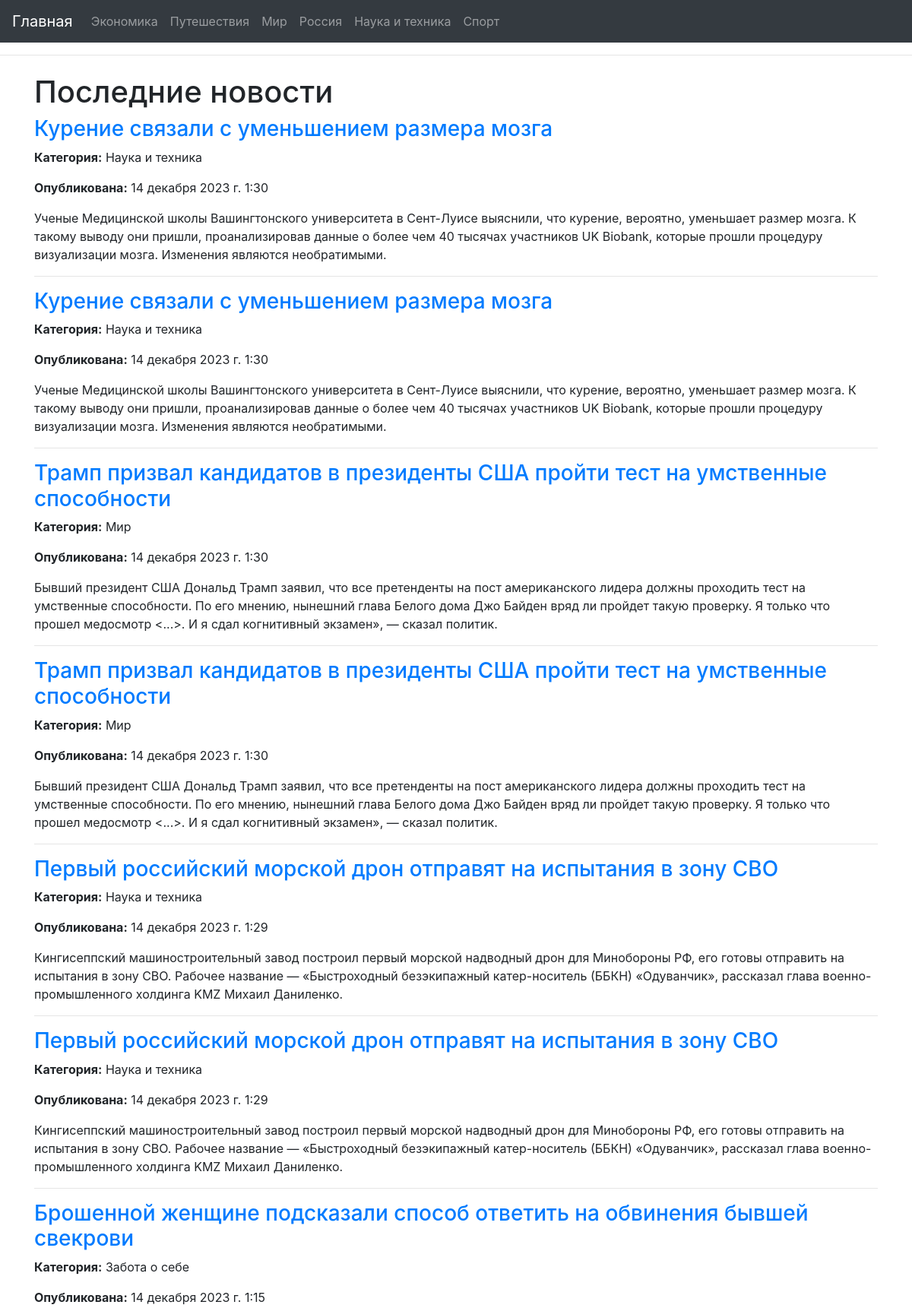
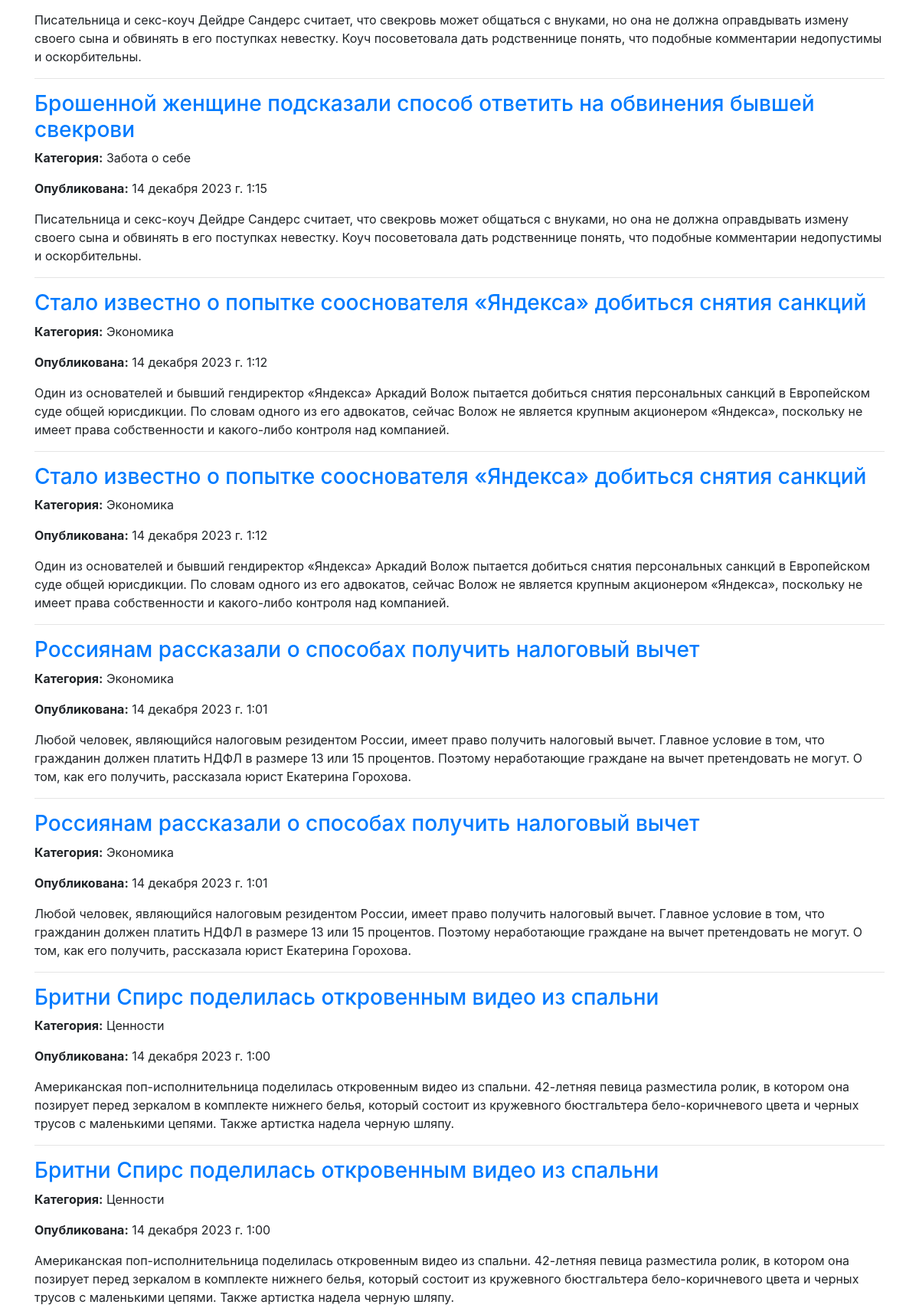
The page /home/?page=90 (upper part) on the database its author committed (2 pictures, top to bottom).
### newsapp/models.py (models this page shows, shortened)
class News(models.Model):
    title = models.CharField(max_length=200)
    link = models.URLField()
    summary = models.TextField()
    published = models.DateTimeField()
    category = models.CharField(max_length=100)

### newsapp/views.py (the view)
# urls.py: 2. Add a URL to urlpatterns:  path('', views.home, name='home')
def home(request):
    all_news = News.objects.all().order_by('-published')
    paginator = Paginator(all_news, 20)
    page = request.GET.get('page', 1)
    try:
        news = paginator.page(page)
    except PageNotAnInteger:
        news = paginator.page(1)
    except EmptyPage:
        news = paginator.page(paginator.num_pages)
    return render(request, 'newsapp/home.html', {'news': news})

### templates/newsapp/home.html (shortened to what this page needs)
{% extends 'newsapp/base.html' %}
{% block content %}
  <h1>Последние новости</h1>
  {% for new in news %}
    <div class="news-item">
      <h3><a href="{{ new.link }}" target="_blank">{{ new.title }}</a></h3>
      <p><strong>Категория:</strong> {{ new.category }}</p>
      <p><strong>Опубликована:</strong> {{ new.published }}</p>
      <p>{{ new.summary }}</p>
    </div>
    <hr>
  {% endfor %}
{% endblock %}

### rows shown on the page
News: title "Курение связали с уменьшением размера мозга", category "Наука и техника", published "14 декабря 2023 г. 1:30", summary "Ученые Медицинской школы Вашингтонского университета в Сент-Луисе выяснили, что курение, вероятно, уменьшает размер мозга. К такому выводу они пришли, проанализировав данные о более чем 40 тысячах участников UK Biobank, которые прошли процедуру визуализации мозга. Изменения являются необратимыми."
News: title "Курение связали с уменьшением размера мозга", category "Наука и техника", published "14 декабря 2023 г. 1:30", summary "Ученые Медицинской школы Вашингтонского университета в Сент-Луисе выяснили, что курение, вероятно, уменьшает размер мозга. К такому выводу они пришли, проанализировав данные о более чем 40 тысячах участников UK Biobank, которые прошли процедуру визуализации мозга. Изменения являются необратимыми."
News: title "Трамп призвал кандидатов в президенты США пройти тест на умственные способности", category "Мир", published "14 декабря 2023 г. 1:30", summary "Бывший президент США Дональд Трамп заявил, что все претенденты на пост американского лидера должны проходить тест на умственные способности. По его мнению, нынешний глава Белого дома Джо Байден вряд ли пройдет такую проверку. Я только что прошел медосмотр <...>. И я сдал когнитивный экзамен», — сказал политик."
News: title "Трамп призвал кандидатов в президенты США пройти тест на умственные способности", category "Мир", published "14 декабря 2023 г. 1:30", summary "Бывший президент США Дональд Трамп заявил, что все претенденты на пост американского лидера должны проходить тест на умственные способности. По его мнению, нынешний глава Белого дома Джо Байден вряд ли пройдет такую проверку. Я только что прошел медосмотр <...>. И я сдал когнитивный экзамен», — сказал политик."
News: title "Первый российский морской дрон отправят на испытания в зону СВО", category "Наука и техника", published "14 декабря 2023 г. 1:29", summary "Кингисеппский машиностроительный завод построил первый морской надводный дрон для Минобороны РФ, его готовы отправить на испытания в зону СВО. Рабочее название — «Быстроходный безэкипажный катер-носитель (ББКН) «Одуванчик», рассказал глава военно-промышленного холдинга KMZ Михаил Даниленко."
News: title "Первый российский морской дрон отправят на испытания в зону СВО", category "Наука и техника", published "14 декабря 2023 г. 1:29", summary "Кингисеппский машиностроительный завод построил первый морской надводный дрон для Минобороны РФ, его готовы отправить на испытания в зону СВО. Рабочее название — «Быстроходный безэкипажный катер-носитель (ББКН) «Одуванчик», рассказал глава военно-промышленного холдинга KMZ Михаил Даниленко."
News: title "Брошенной женщине подсказали способ ответить на обвинения бывшей свекрови", category "Забота о себе", published "14 декабря 2023 г. 1:15", summary "Писательница и секс-коуч Дейдре Сандерс считает, что свекровь может общаться с внуками, но она не должна оправдывать измену своего сына и обвинять в его поступках невестку. Коуч посоветовала дать родственнице понять, что подобные комментарии недопустимы и оскорбительны."
News: title "Брошенной женщине подсказали способ ответить на обвинения бывшей свекрови", category "Забота о себе", published "14 декабря 2023 г. 1:15", summary "Писательница и секс-коуч Дейдре Сандерс считает, что свекровь может общаться с внуками, но она не должна оправдывать измену своего сына и обвинять в его поступках невестку. Коуч посоветовала дать родственнице понять, что подобные комментарии недопустимы и оскорбительны."
News: title "Стало известно о попытке сооснователя «Яндекса» добиться снятия санкций", category "Экономика", published "14 декабря 2023 г. 1:12", summary "Один из основателей и бывший гендиректор «Яндекса» Аркадий Волож пытается добиться снятия персональных санкций в Европейском суде общей юрисдикции. По словам одного из его адвокатов, сейчас Волож не является крупным акционером «Яндекса», поскольку не имеет права собственности и какого-либо контроля над компанией."
News: title "Стало известно о попытке сооснователя «Яндекса» добиться снятия санкций", category "Экономика", published "14 декабря 2023 г. 1:12", summary "Один из основателей и бывший гендиректор «Яндекса» Аркадий Волож пытается добиться снятия персональных санкций в Европейском суде общей юрисдикции. По словам одного из его адвокатов, сейчас Волож не является крупным акционером «Яндекса», поскольку не имеет права собственности и какого-либо контроля над компанией."
News: title "Россиянам рассказали о способах получить налоговый вычет", category "Экономика", published "14 декабря 2023 г. 1:01", summary "Любой человек, являющийся налоговым резидентом России, имеет право получить налоговый вычет. Главное условие в том, что гражданин должен платить НДФЛ в размере 13 или 15 процентов. Поэтому неработающие граждане на вычет претендовать не могут. О том, как его получить, рассказала юрист Екатерина Горохова."
News: title "Россиянам рассказали о способах получить налоговый вычет", category "Экономика", published "14 декабря 2023 г. 1:01", summary "Любой человек, являющийся налоговым резидентом России, имеет право получить налоговый вычет. Главное условие в том, что гражданин должен платить НДФЛ в размере 13 или 15 процентов. Поэтому неработающие граждане на вычет претендовать не могут. О том, как его получить, рассказала юрист Екатерина Горохова."
News: title "Бритни Спирс поделилась откровенным видео из спальни", category "Ценности", published "14 декабря 2023 г. 1:00", summary "Американская поп-исполнительница поделилась откровенным видео из спальни. 42-летняя певица разместила ролик, в котором она позирует перед зеркалом в комплекте нижнего белья, который состоит из кружевного бюстгальтера бело-коричневого цвета и черных трусов с маленькими цепями. Также артистка надела черную шляпу."
News: title "Бритни Спирс поделилась откровенным видео из спальни", category "Ценности", published "14 декабря 2023 г. 1:00", summary "Американская поп-исполнительница поделилась откровенным видео из спальни. 42-летняя певица разместила ролик, в котором она позирует перед зеркалом в комплекте нижнего белья, который состоит из кружевного бюстгальтера бело-коричневого цвета и черных трусов с маленькими цепями. Также артистка надела черную шляпу."
